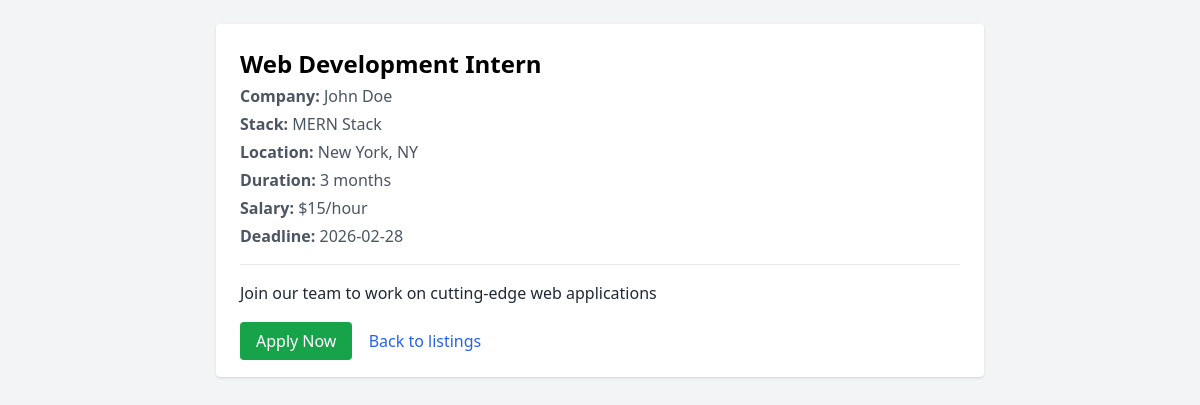
The app's page /view_internship.php?id=1 with its own data.
### tables this page shows
CREATE TABLE `internships` (
  `id` int(11) NOT NULL,
  `company_id` int(11) NOT NULL,
  `title` varchar(255) NOT NULL,
  `location` varchar(255) DEFAULT NULL,
  `duration` varchar(100) DEFAULT NULL,
  `salary` varchar(100) DEFAULT NULL,
  `skills` varchar(255) DEFAULT NULL,
  `stack` varchar(255) DEFAULT NULL,
  `description` text DEFAULT NULL,
  `deadline` date DEFAULT NULL,
  `status` enum('pending','approved','rejected') DEFAULT 'pending',
  `created_at` timestamp NOT NULL DEFAULT current_timestamp(),
  `updated_at` timestamp NOT NULL DEFAULT current_timestamp() ON UPDATE current_timestamp()
);

CREATE TABLE `users` (
  `id` int(11) NOT NULL,
  `name` varchar(255) NOT NULL,
  `email` varchar(255) NOT NULL,
  `phone` varchar(20) DEFAULT NULL,
  `address` varchar(255) DEFAULT NULL,
  `cgpa` decimal(3,2) DEFAULT NULL,
  `role` enum('user','company','admin') NOT NULL DEFAULT 'user',
  `password` varchar(255) NOT NULL,
  `profile_photo` varchar(255) DEFAULT NULL,
  `created_at` timestamp NOT NULL DEFAULT current_timestamp(),
  `updated_at` timestamp NOT NULL DEFAULT current_timestamp() ON UPDATE current_timestamp()
);

### view_internship.php (the view, shortened to what this page needs)
<?php
require_once "config.php";
$id = (int)$_GET['id'];
$stmt = $pdo->prepare("
    SELECT i.*, u.name AS company_name
    FROM internships i
    LEFT JOIN users u ON i.company_id = u.id
    WHERE i.id = ?
    LIMIT 1
");
$stmt->execute([$id]);
$intern = $stmt->fetch();
?>
<!DOCTYPE html>
<html>
<head>
    <script src="https://cdn.tailwindcss.com"></script>
</head>
<body class="bg-gray-100 p-6">
    <div class="max-w-3xl mx-auto bg-white p-6 rounded shadow">
        <h1 class="text-2xl font-bold"><?= htmlspecialchars($intern['title']) ?></h1>
        <p class="text-gray-600 mt-1"><strong>Company:</strong> <?= htmlspecialchars($intern['company_name'] ?? 'Unknown') ?></p>
        <p class="text-gray-600 mt-1"><strong>Stack:</strong> <?= htmlspecialchars($intern['stack'] ?? 'N/A') ?></p>
        <p class="text-gray-600 mt-1"><strong>Location:</strong> <?= htmlspecialchars($intern['location'] ?? 'N/A') ?></p>
        <p class="text-gray-600 mt-1"><strong>Duration:</strong> <?= htmlspecialchars($intern['duration'] ?? 'N/A') ?></p>
        <p class="text-gray-600 mt-1"><strong>Salary:</strong> <?= htmlspecialchars($intern['salary'] ?? 'Unpaid') ?></p>
        <p class="text-gray-600 mt-1"><strong>Deadline:</strong> <?= htmlspecialchars($intern['deadline'] ?? 'N/A') ?></p>
        <hr class="my-4">
        <div class="prose max-w-none text-gray-800">
            <?= nl2br(htmlspecialchars($intern['description'] ?? '')) ?>
        </div>
        <div class="mt-6">
            <a href="apply.php?id=<?= $intern['id'] ?>" class="bg-green-600 text-white px-4 py-2 rounded">Apply Now</a>
            <a href="user_dashboard.php" class="ml-3 text-blue-600">Back to listings</a>
        </div>
    </div>
</body>
</html>

### records on screen
internships: title "Web Development Intern", users.name "John Doe", stack "MERN Stack", location "New York, NY", duration "3 months", salary "$15/hour", deadline "2026-02-28", description "Join our team to work on cutting-edge web applications"
